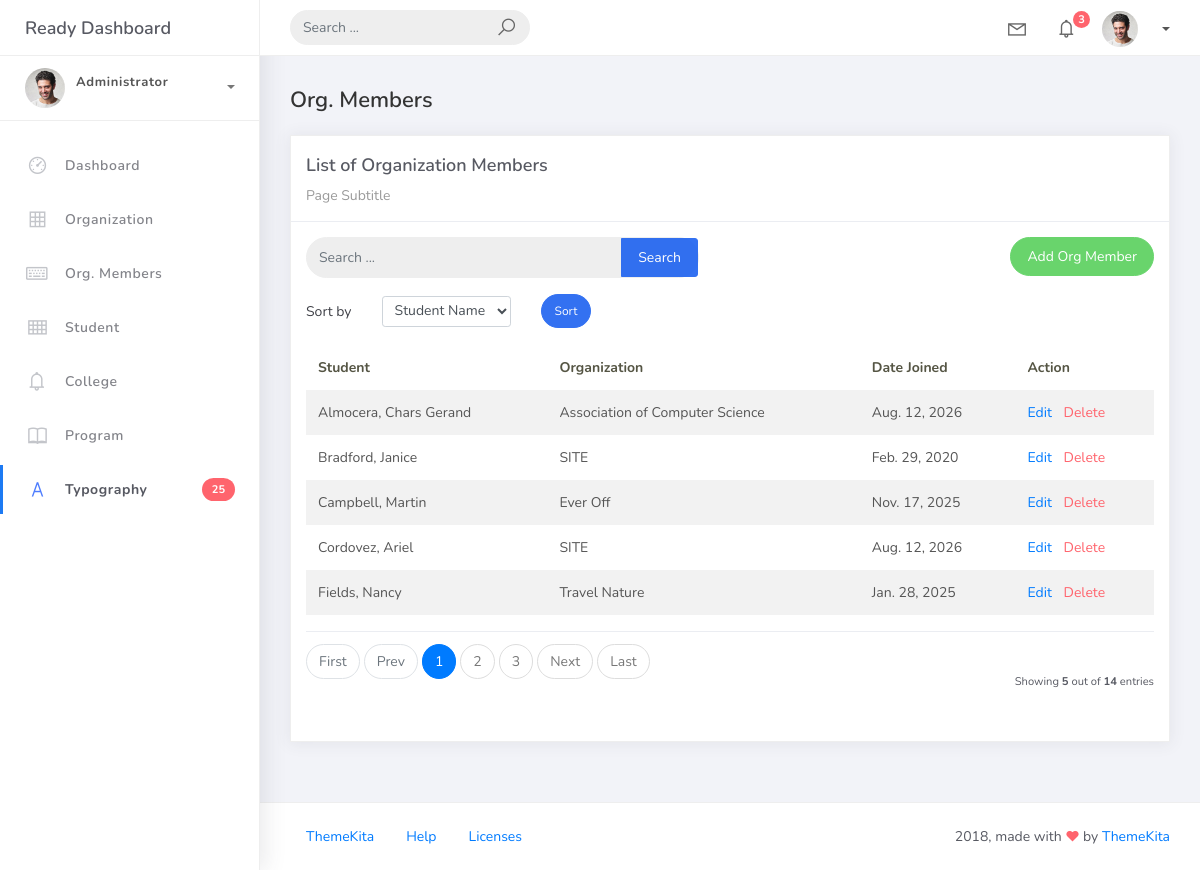
Screenshot of /orgmember_list/ with the database file from the repository.
### studentorg/models.py (models this page shows)
class BaseModel(models.Model):
    created_at = models.DateTimeField(auto_now_add=True, db_index=True)
    updated_at = models.DateTimeField(auto_now=True)
    class Meta:
        abstract = True

class OrgMember(BaseModel):
    student = models.ForeignKey(Student, on_delete=models.CASCADE)
    organization = models.ForeignKey(
        Organization,
        on_delete=models.CASCADE
    )
    date_joined = models.DateField()

class Student(BaseModel):
    student_id = models.CharField(max_length=15)
    lastname = models.CharField(max_length=25)
    firstname = models.CharField(max_length=25)
    middlename = models.CharField(
        max_length=25,
        blank=True,
        null=True
    )
    program = models.ForeignKey(Program, on_delete=models.CASCADE)
    def __str__(self):
        return f"{self.lastname}, {self.firstname}"

class Organization(BaseModel):
    name = models.CharField(max_length=250)
    college = models.ForeignKey(
        College,
        null=True,
        blank=True,
        on_delete=models.CASCADE
    )
    description = models.CharField(max_length=500)
    def __str__(self):
        return self.name

### studentorg/views.py (the view)
class OrgMemberList(ListView):
    model = OrgMember
    template_name = 'orgmember_list.html'
    context_object_name = 'orgmembers'
    paginate_by = 5
    def get_queryset(self):
        qs = super().get_queryset()
        query = self.request.GET.get('q')
        if query:
            qs = qs.filter(
                Q(student__lastname__icontains=query) |
                Q(student__firstname__icontains=query) |
                Q(organization__name__icontains=query)
            )
        return qs
    def get_ordering(self):
        allowed = ["student__lastname", "date_joined"]
        sort_by = self.request.GET.get("sort_by")
        if sort_by in allowed:
            return sort_by
        return "student__lastname"

### templates/orgmember_list.html (shortened to what this page needs)
{% extends 'base.html' %}
{% load static %}
{% block content %}
<div class="content">
    <div class="container-fluid">
        <h4 class="page-title">Org. Members</h4>
        <div class="row">
            <div class="col-md-12">
                <div class="card">
                    <div class="card-header">
                        <div class="card-title">List of Organization Members</div>
                        <div class="card-category">Page Subtitle</div>
                    </div>
                    <div class="card-body">
                        <div class="row mb-3">
                           <div class="col-md-6">
                            <form method="get"
                             action="{% url 'orgmember-list' %}"
                              class="navbar-left navbar-form nav-search mr-md-3">
                        <div class="input-group">
                            <input type="text"
                                    placeholder="Search ..."
                                    class="form-control"
                                    name="q"
                                    value="{{ request.GET.q }}">
                            <div class="input-group-append">
                                <button type="submit" class="btn btn-primary">
                                 Search
                               </button>
                            </div>
                        </div>
                   </form>
               </div>
             <div class="col-md-6">
                <div class="pull-right">
                   <a href="{% url 'orgmember-add' %}"
                     class="btn btn-success btn-rounded">
                     Add Org Member
                    </a>
               </div>
             </div>
          </div>
                        <form method="get" class="row g-2 align-items-center mb-3">
                            <div class="col-auto">
                                <label for="sortSelect" class="col-form-label">
                                    Sort by
                                </label>
                            </div>
                            <div class="col-auto">
                                <select class="form-control form-control-sm"
                                        id="sortSelect"
                                        name="sort_by">
                                    <option value="student__lastname"
                                        {% if request.GET.sort_by == "student__lastname" %}selected{% endif %}>
                                        Student Name
                                    </option>
                                </select>
                            </div>
                            <div class="col-auto">
                                <button type="submit"
                                        class="btn btn-primary btn-sm btn-rounded">
                                    Sort
                                </button>
                            </div>
                        </form>
                        <table class="table table-striped mt-3">
                            <thead>
                                <tr>
                                    <th>Student</th>
                                    <th>Organization</th>
                                    <th>Date Joined</th>
                                    <th>Action</th>
                                </tr>
                            </thead>
                            <tbody>
                                {% for object in object_list %}
                                <tr>
                                    <td>{{ object.student }}</td>
                                    <td>{{ object.organization }}</td>
                                    <td>{{ object.date_joined }}</td>
                                    <td>
                                        <a href="{% url 'orgmember-update' object.pk %}">
                                            Edit
                                        </a>
                                        <a href="{% url 'orgmember-delete' object.pk %}"
                                           class="text-danger"
                                           style="margin-left: 8px;">
                                            Delete
                                        </a>
                                    </td>
                                </tr>
                                {% endfor %}
                            </tbody>
                        </table>
                        {% include 'includes/pagination.html' %}
                    </div>
                </div>
            </div>
        </div>
    </div>
</div>
{% endblock %}

### rows the page displays
OrgMember: student "Almocera, Chars Gerand", organization "Association of Computer Science", date_joined "Aug. 12, 2026"
OrgMember: student "Bradford, Janice", organization "SITE", date_joined "Feb. 29, 2020"
OrgMember: student "Campbell, Martin", organization "Ever Off", date_joined "Nov. 17, 2025"
OrgMember: student "Cordovez, Ariel", organization "SITE", date_joined "Aug. 12, 2026"
OrgMember: student "Fields, Nancy", organization "Travel Nature", date_joined "Jan. 28, 2025"

### other values shown
{{ page_num }} "1"
{{ page_num }} "2" "3"
{{ object_list.count }} "5"
{{ paginator.count }} "14"
